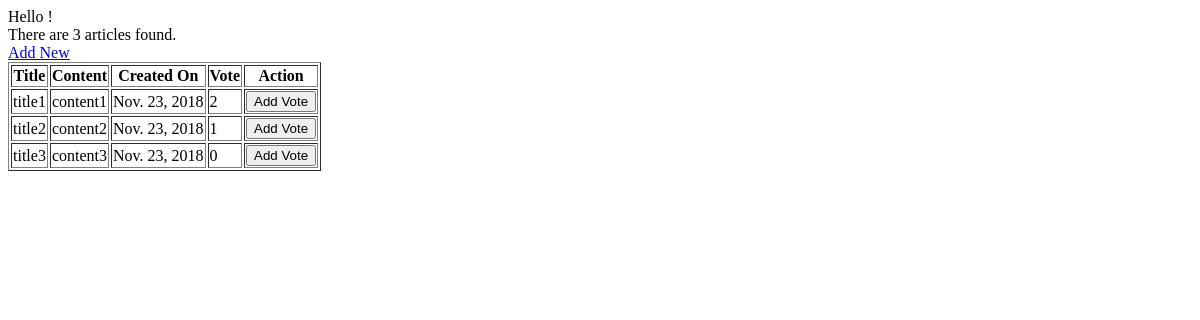
Page /article/ on the earlier database version.
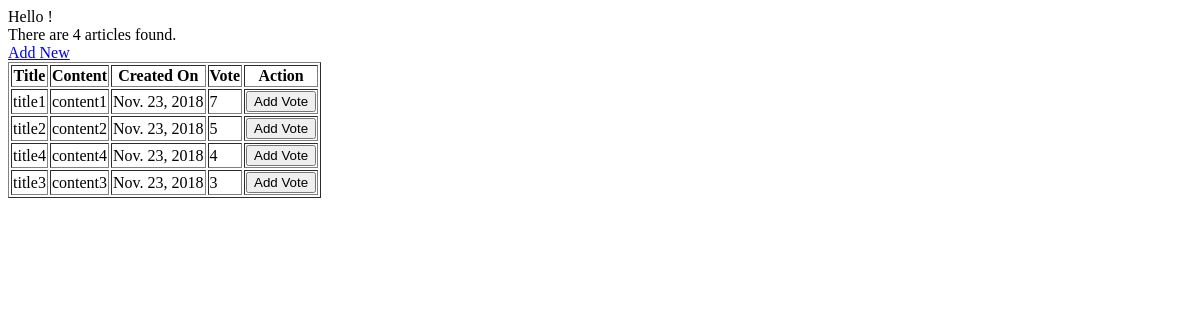
Same page on the later database version.
### article/models.py (models this page shows, shortened)
class Article(models.Model):
    title = models.CharField(max_length=25)
    content = models.TextField(max_length=50)
    author = models.CharField(max_length=25)
    vote = models.IntegerField(default=0)
    created_on = models.DateField(auto_now_add=True)
    class Meta:
        db_table = 'ARTICLE'
        ordering = ['-vote']

### article/views.py (the view)
# urls.py: url(r'', views.index, name='index'),
def index(request):
    data = {
        'article_count': Article.objects.count(),
        'articles': Article.objects.all(),
    }
    return render(request, 'index.html', context=data)

### article/templates/index.html (shortened to what this page needs)
<html>
	<head>
	</head>
	<body>
		Hello ! <br/>
		There are {{ article_count }} articles found.<br/>
		<a href="{% url 'article_add' %}" />Add New </a>
		<table border=1 margin=5 padding=5>
			<tr>
				<th>Title</th>
				<th>Content</th>
				<th>Created On</th>
				<th>Vote</th>
				<th>Action</th>
			</tr>
			{% for article in articles %}
			<tr>
				<td>{{ article.title }}</td>
				<td>{{ article.content }}</td>
				<td>{{ article.created_on }}</td>
				<td>{{ article.vote }}</td>
				<td>
					<input type="submit" value="Add Vote" class="btnAddVote" id="article_id_{{article.id}}"/>
				</td>
			</tr>
			{% endfor%}
		</table>
	</body>
</html>

Differences in the rows shown:
changed Article "title1": vote "2" → "7"
changed Article "title2": vote "1" → "5"
added Article: title "title4", content "content4", created_on "Nov. 23, 2018", vote "4"
changed Article "title3": vote "0" → "3"
Other differences:
{{ article_count }}: "3" → "4"
